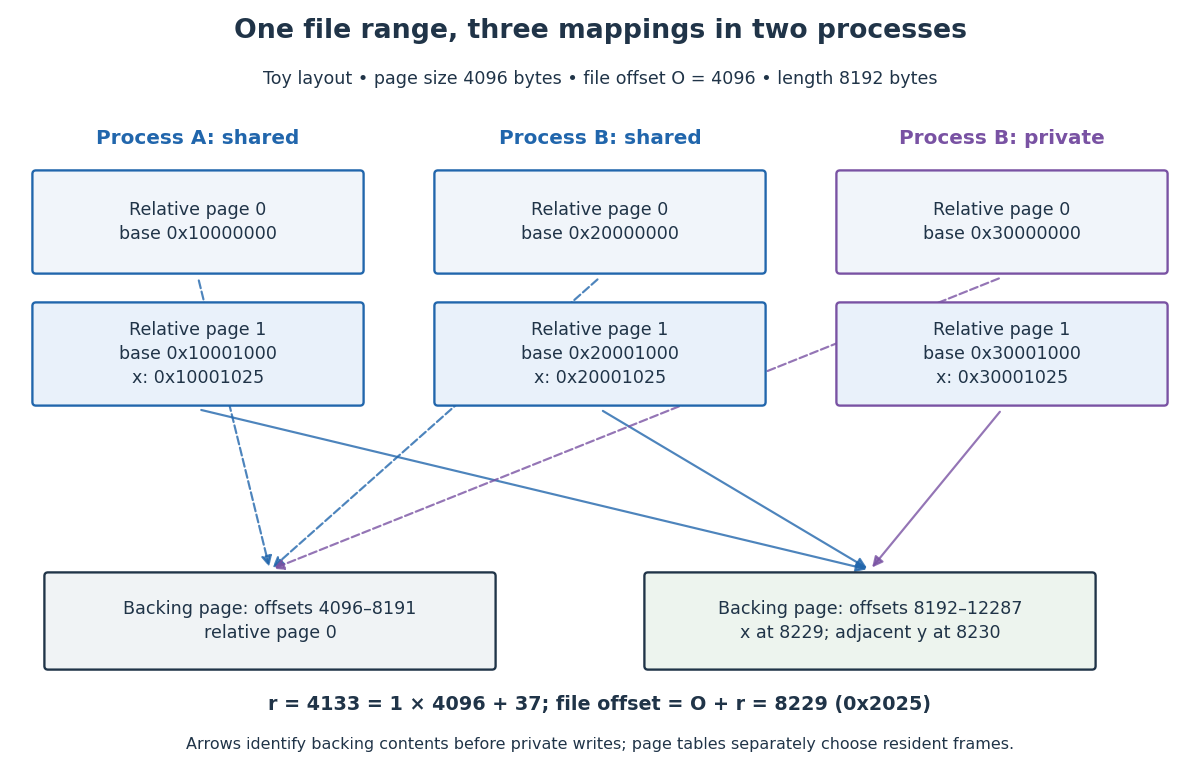

Generate this figure with Python:
"""Draw file-offset translation for two-page mappings; save matching PNG to CWD.

Original teaching model, not a measured memory layout or benchmark.
Tested with Python 3.14, matplotlib 3.10.7 and numpy 2.3.5.
"""

from pathlib import Path

import matplotlib.pyplot as plt
from matplotlib.patches import FancyArrowPatch, FancyBboxPatch


PAGE_SIZE = 4096
FILE_START = PAGE_SIZE
LENGTH = 2 * PAGE_SIZE
DISPLACEMENT = PAGE_SIZE + 37
BASES = (0x10000000, 0x20000000, 0x30000000)


def translation(base, address):
    displacement = address - base
    if not 0 <= displacement < LENGTH:
        raise ValueError("Address outside the modeled mapping")
    page, within = divmod(displacement, PAGE_SIZE)
    return FILE_START + displacement, page, within


def main():
    fig, ax = plt.subplots(figsize=(10, 6.4), dpi=120, facecolor="white")
    ax.set(xlim=(0, 10), ylim=(0, 6.4))
    ax.axis("off")
    ink, blue, purple = "#203448", "#2166ac", "#7952a3"

    def box(x, y, width, height, label, edge, fill):
        ax.add_patch(FancyBboxPatch(
            (x, y), width, height, boxstyle="round,pad=0.03",
            facecolor=fill, edgecolor=edge, linewidth=1.4,
        ))
        ax.text(x + width / 2, y + height / 2, label,
                ha="center", va="center", fontsize=10.5, color=ink,
                linespacing=1.4)

    ax.text(5, 6.08, "One file range, three mappings in two processes",
            ha="center", fontsize=16, weight="bold", color=ink)
    ax.text(5, 5.7, "Toy layout • page size 4096 bytes • file offset O = 4096 • length 8192 bytes",
            ha="center", fontsize=10.5, color=ink)
    for x, title, base, color in [
        (0.3, "Process A: shared", BASES[0], blue),
        (3.65, "Process B: shared", BASES[1], blue),
        (7, "Process B: private", BASES[2], purple),
    ]:
        ax.text(x + 1.35, 5.2, title, ha="center", fontsize=12,
                weight="bold", color=color)
        box(x, 4.15, 2.7, .8, f"Relative page 0\nbase 0x{base:08x}", color, "#f1f5fa")
        box(x, 3.05, 2.7, .8,
            f"Relative page 1\nbase 0x{base + PAGE_SIZE:08x}\nx: 0x{base + DISPLACEMENT:08x}",
            color, "#e9f1fa")
        for y, target, dash in [(4.15, (2.25, 1.65), "--"),
                                (3.05, (7.25, 1.65), "-")]:
            ax.add_patch(FancyArrowPatch(
                (x + 1.35, y - .06), target, arrowstyle="-|>",
                mutation_scale=13, linewidth=1.3, color=color,
                linestyle=dash, alpha=.8, zorder=0,
            ))
    box(.4, .85, 3.7, .75, "Backing page: offsets 4096–8191\nrelative page 0", ink, "#f0f3f5")
    box(5.4, .85, 3.7, .75, "Backing page: offsets 8192–12287\nx at 8229; adjacent y at 8230", ink, "#edf4ee")
    ax.text(5, .48, "r = 4133 = 1 × 4096 + 37; file offset = O + r = 8229 (0x2025)",
            ha="center", fontsize=11.5, weight="bold", color=ink)
    ax.text(5, .16, "Arrows identify backing contents before private writes; page tables separately choose resident frames.",
            ha="center", fontsize=9.6, color=ink)
    fig.subplots_adjust(left=0, right=1, top=1, bottom=0)
    fig.savefig(Path.cwd() / (Path(__file__).stem + ".png"),
                facecolor="white", transparent=False)
    plt.close(fig)


if __name__ == "__main__":
    main()
